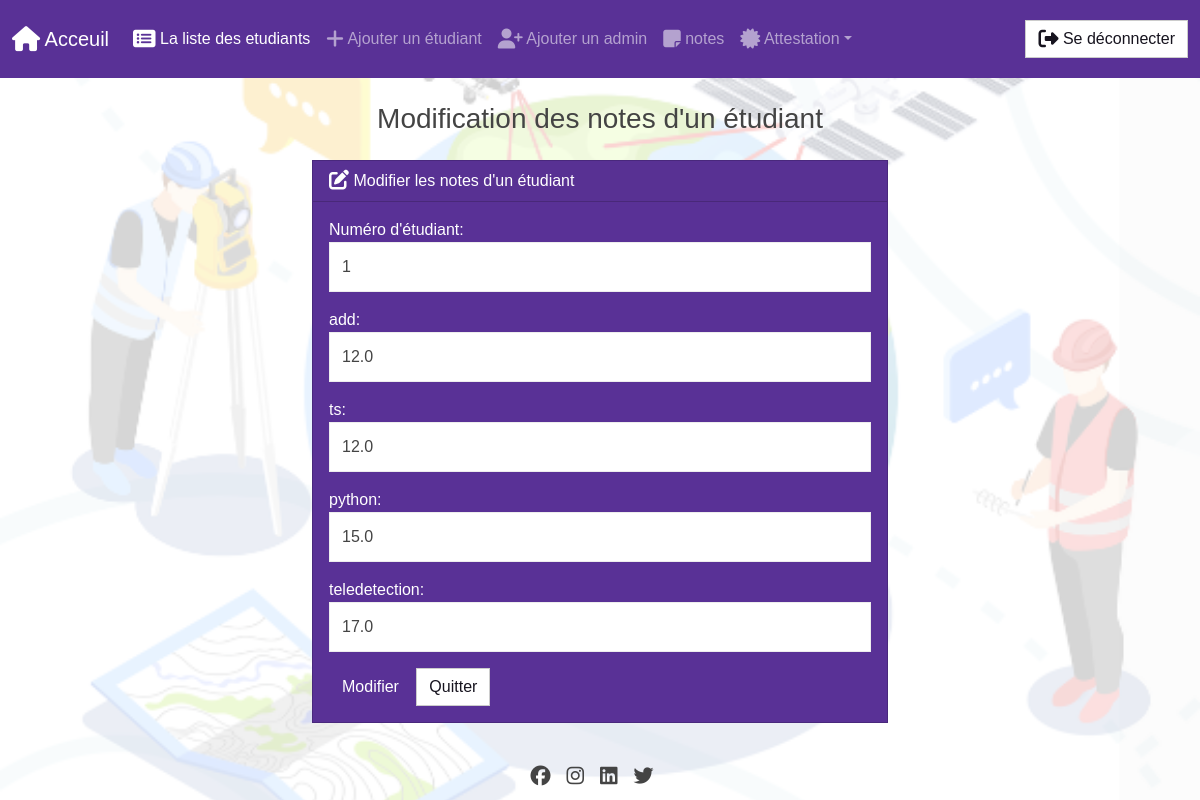
The app's page /edit_note/1/ with its own data.
### myapp/models.py (models this page shows)
class Note(models.Model):
  student_number = models.PositiveIntegerField()
  ADD = models.FloatField()
  TS = models.FloatField()
  Python = models.FloatField()
  Teledetecion = models.FloatField()

### myapp/views.py (the view)
# urls.py: path('edit_note/<int:id>/', views.edit_note, name='edit_note'),
def edit_note(request, id):
  if request.method == 'POST':
    note = Note.objects.get(pk=id)
    form = NoteForm(request.POST, instance=note)
    if form.is_valid():
      form.save()
      return render(request, 'edit_note.html', {
        'form': form,
        'success': True
      })
  else:
    note = Note.objects.get(pk=id)
    form = NoteForm(instance=note)
  return render(request, 'edit_note.html', {
    'form': form
  })

### myapp/forms.py
class NoteForm(forms.ModelForm):
  class Meta:
    model = Note
    fields = ['student_number', 'ADD', 'TS', 'Python', 'Teledetecion']
    labels = {
      'student_number': "Numéro d'étudiant",
      'ADD': 'add',
      'TS': 'ts',
      'Python': 'python',
      'Teledetecion': 'teledetection'
    }
    widgets = {
      'student_number': forms.NumberInput(attrs={'class': 'form-control'}),
      'ADD': forms.TextInput(attrs={'class': 'form-control'}),
      'TS': forms.TextInput(attrs={'class': 'form-control'}),
      'Python': forms.TextInput(attrs={'class': 'form-control'}),
      'Teledetecion': forms.NumberInput(attrs={'class': 'form-control'}),
    }

### myapp/templates/edit_note.html
{% extends "base.html" %} {% block body %}
<h3 class="text-center m-4">Modification des notes d'un étudiant</h3>
{% if success %}
<div class="alert alert-success" role="alert">
  Les notes ont été modifiées avec succés
  <a href="{% url 'Notes' %}" class="alert-link"
    >Retournez vers la page des notes.</a
  >
</div>
{% else %}
<div class="row justify-content-center">
  <div class="col-6">
    <div class="card text-white bg-primary mb-3">
      <div class="card-header">
        <i class="fa-solid fa-pen-to-square fa-lg"></i> Modifier les notes d'un
        étudiant
      </div>
      <div class="card-body">
        <form action="" method="POST">
          {% csrf_token %} {{ form.as_p }}
          <button type="submit" class="btn btn-primary">Modifier</button>
          <a href="{% url 'Notes' %}" class="btn btn-secondary">Quitter</a>
        </form>
      </div>
    </div>
  </div>
</div>
{% endif %} {% endblock %}

### myapp/static/css/style.css (style rules this page uses)
body { margin: 0; padding: 0; height: 100vh; overflow: hidden; font-family: "Noto Sans TC", sans-serif; background-image: url("/static/image.png"); background-size: cover; background-position: center; background-repeat: no-repeat; position: relative; height: 100vh; }
body::before { content: ""; background: rgba( 255, 255, 255, 0.8 ); position: absolute; top: 0; left: 0; right: 0; bottom: 0; z-index: -1; }
form input { height: 50px; width: 90%; padding: 0 10px; border-radius: 3px; border: 1px solid silver; font-size: 18px; outline: none; }
form a { text-decoration: none; font-size: 18px; color: #7f2092; padding: 0 0 0 20px; }

### records on screen
Note: student_number "1", ADD "12.0", TS "12.0", Python "15.0", Teledetecion "17.0"
